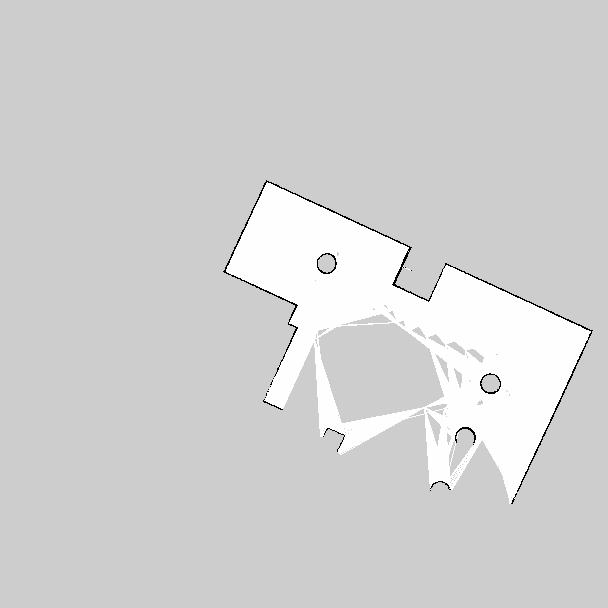
#> input picture Gazebo_test_map/test0223_2.png, 608 x 608 px
$ python dog_filter.py
#> lines starting #> are read from the running program, lines starting #| are printed output that depends on the picture; after the words box and inside, x2 and y2 are one past the last pixel; in counts of white or black regions, pixels touching at a corner belong together
#> further down, img is the input picture: shape (608, 608, 3); min 0, max 254, mean 209.8
# -*- coding:utf-8 -*-
import cv2
import numpy as np
from matplotlib import pyplot as plt


def _transform_state(input_map):
    """
    Probabilities in OGMs will be transformed into 3 values: 0, 128, 255. \n
    Occupied Space:   0\n
    Unknown  Space: 128\n
    Free     Space: 255
    """

    r, c = np.shape(input_map)
#> r = 608; c = 608
    for i in range(r):
        for j in range(c):

            if input_map[i, j]  > 230:  # White >> Free Space
                input_map[i, j] = 255

            elif input_map[i, j] < 100: # Black >> Occupied Space
                input_map[i, j] = 0

            else:                       # Gray  >> Unknown Space
                input_map[i, j] = 255
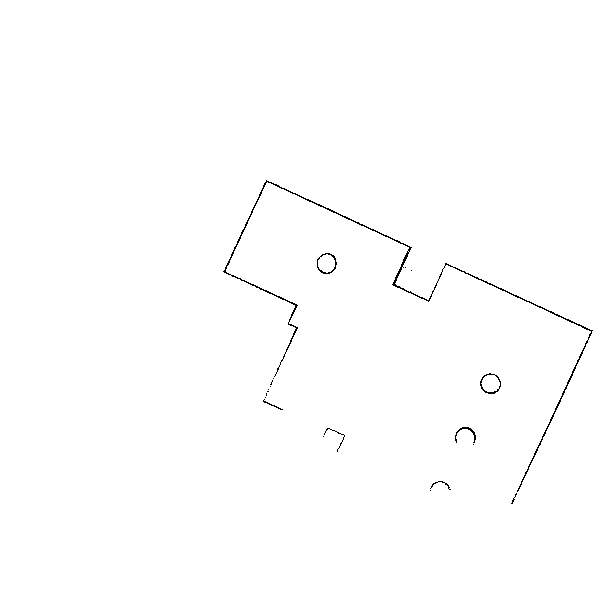
#> input_map: shape (608, 608); 99.5% white; black in thin lines or dots, all inside (x1, y1, x2, y2) = (223, 180, 593, 504)

    return input_map

def DoG(img, kernel_size_1 = 77, kernel_size_2 = 13):

    #run a 5x5 gaussian blur then a 3x3 gaussian blr
#> called with kernel_size_1 = 77, kernel_size_2 = 13
    blur_1 = cv2.GaussianBlur(img,(kernel_size_1, kernel_size_1),0)
    blur_2 = cv2.GaussianBlur(img,(kernel_size_2, kernel_size_2),0)
    DoGim = blur_1 - blur_2
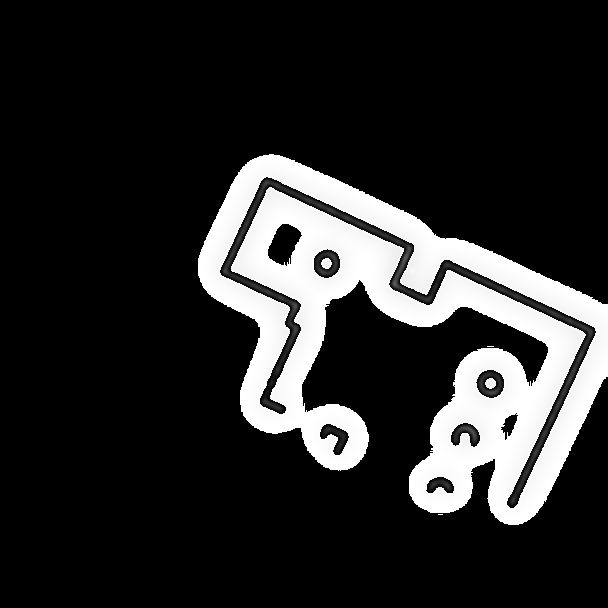
#> DoGim: shape (608, 608); min 0, max 255, mean 42.6

    return DoGim, blur_1, blur_2


def draw_sift(img):

    siftDetector = cv2.xfeatures2d.SIFT_create()
    key_points, descriptor = siftDetector.detectAndCompute(img, None)
#> key_points = 179 keypoints; strongest (x, y, size): (284, 244, 20.3), (509, 424, 9.9), (482, 475, 15.2), (490, 383, 6.4)
#> (the run stopped early here; a loop or call above may not have finished)

$ run again, with Gazebo_test_map/test0223_3.png copied over Gazebo_test_map/test0223_2.png
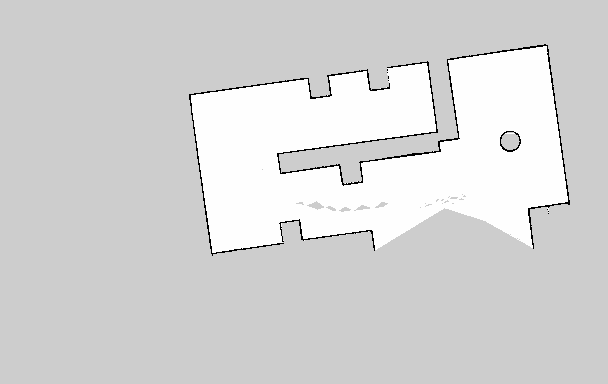
#> input picture Gazebo_test_map/test0223_3.png, 608 x 384 px
#> img is the input picture: shape (384, 608, 3); min 0, max 254, mean 213.6
#> after the loop in _transform_state, `for i in range(r):`:
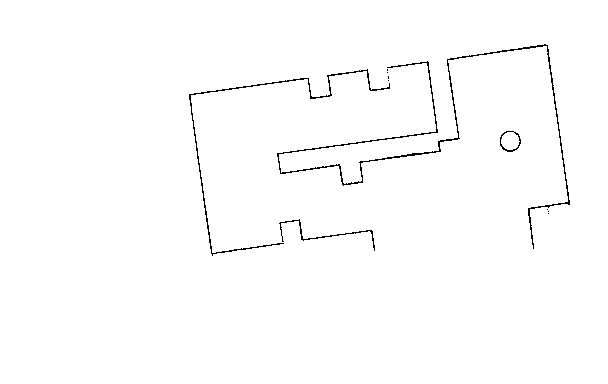
#> input_map: shape (384, 608); 99% white; black in thin lines or dots, all inside (x1, y1, x2, y2) = (189, 44, 570, 256)
#> in DoG, `DoGim = blur_1 - blur_2`:
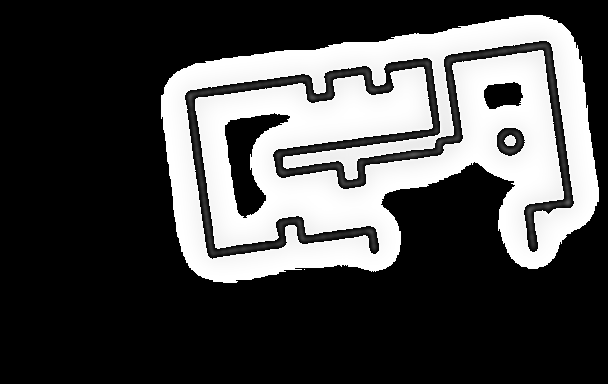
#> DoGim: shape (384, 608); min 0, max 255, mean 74.2
#> key_points = 239 keypoints; strongest (x, y, size): (502, 95, 19.5), (249, 198, 20.2), (242, 135, 22.8), (285, 118, 5.5)

$ run again, with Gazebo_test_map/tesst.png copied over Gazebo_test_map/test0223_2.png
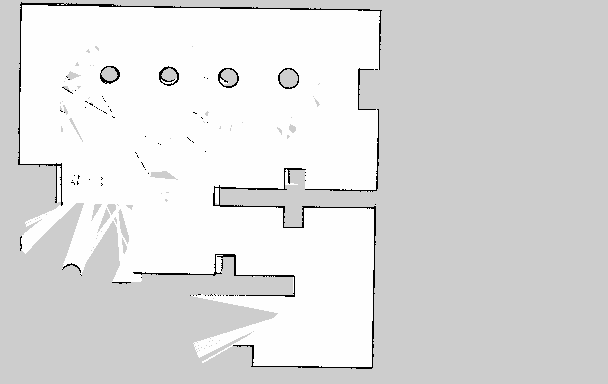
#> input picture Gazebo_test_map/tesst.png, 608 x 384 px
#> img is the input picture: shape (384, 608, 3); min 0, max 254, mean 221.6
#> after the loop in _transform_state, `for i in range(r):`:
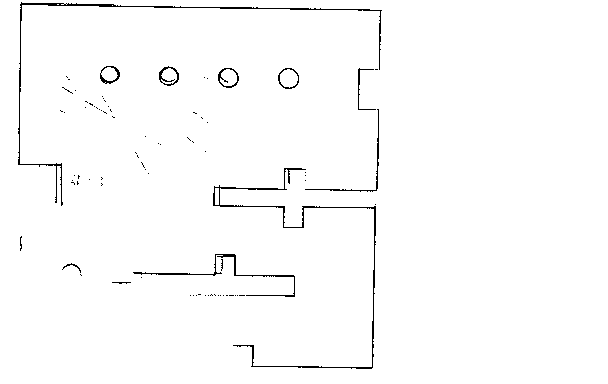
#> input_map: shape (384, 608); 98.5% white; black in thin lines or dots, all inside (x1, y1, x2, y2) = (18, 2, 382, 369)
#> in DoG, `DoGim = blur_1 - blur_2`:
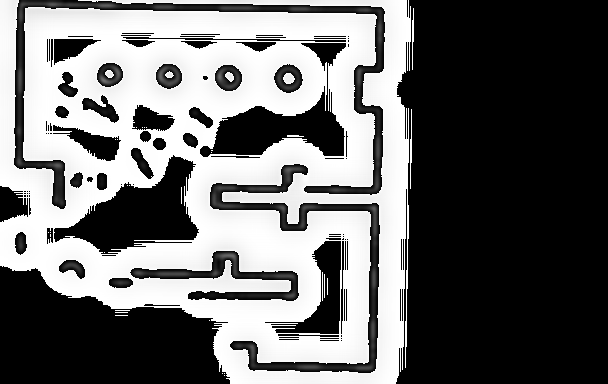
#> DoGim: shape (384, 608); min 0, max 255, mean 106.9
#> key_points = 408 keypoints; strongest (x, y, size): (205, 78, 3), (90, 179, 3.5), (62, 112, 7.9), (160, 144, 7.7)
